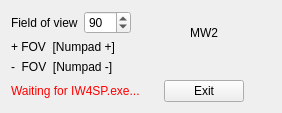
<?xml version="1.0" encoding="UTF-8"?>
<ui version="4.0">
 <class>ModernWarfare2FOVChangerClass</class>
 <widget class="QMainWindow" name="ModernWarfare2FOVChangerClass">
  <property name="geometry">
   <rect>
    <x>0</x>
    <y>0</y>
    <width>282</width>
    <height>101</height>
   </rect>
  </property>
  <property name="windowTitle">
   <string>ModernWarfare2FOVChanger</string>
  </property>
  <widget class="QWidget" name="centralWidget">
   <layout class="QGridLayout" name="gridLayout">
    <item row="2" column="0" colspan="3">
     <widget class="QLabel" name="fovincrementlabel">
      <property name="sizePolicy">
       <sizepolicy hsizetype="Fixed" vsizetype="Fixed">
        <horstretch>0</horstretch>
        <verstretch>0</verstretch>
       </sizepolicy>
      </property>
      <property name="text">
       <string>+ FOV  [Numpad +]</string>
      </property>
     </widget>
    </item>
    <item row="1" column="1">
     <widget class="QSpinBox" name="spinBox">
      <property name="sizePolicy">
       <sizepolicy hsizetype="Fixed" vsizetype="Fixed">
        <horstretch>0</horstretch>
        <verstretch>0</verstretch>
       </sizepolicy>
      </property>
      <property name="minimum">
       <number>50</number>
      </property>
      <property name="maximum">
       <number>120</number>
      </property>
      <property name="value">
       <number>90</number>
      </property>
     </widget>
    </item>
    <item row="3" column="0" colspan="3">
     <widget class="QLabel" name="fovdecrementlabel">
      <property name="sizePolicy">
       <sizepolicy hsizetype="Fixed" vsizetype="Fixed">
        <horstretch>0</horstretch>
        <verstretch>0</verstretch>
       </sizepolicy>
      </property>
      <property name="text">
       <string>-  FOV  [Numpad -]</string>
      </property>
     </widget>
    </item>
    <item row="4" column="0" colspan="3">
     <widget class="QLabel" name="GameStatusLabel">
      <property name="sizePolicy">
       <sizepolicy hsizetype="Fixed" vsizetype="Fixed">
        <horstretch>0</horstretch>
        <verstretch>0</verstretch>
       </sizepolicy>
      </property>
      <property name="styleSheet">
       <string notr="true">color: rgb(255, 0, 0);</string>
      </property>
      <property name="text">
       <string>Waiting for IW4SP.exe...</string>
      </property>
     </widget>
    </item>
    <item row="1" column="0">
     <widget class="QLabel" name="fovlabel">
      <property name="sizePolicy">
       <sizepolicy hsizetype="Fixed" vsizetype="Preferred">
        <horstretch>0</horstretch>
        <verstretch>0</verstretch>
       </sizepolicy>
      </property>
      <property name="text">
       <string>Field of view</string>
      </property>
     </widget>
    </item>
    <item row="1" column="2" rowspan="2" colspan="3">
     <widget class="QLabel" name="MW2">
      <property name="sizePolicy">
       <sizepolicy hsizetype="Ignored" vsizetype="Ignored">
        <horstretch>0</horstretch>
        <verstretch>0</verstretch>
       </sizepolicy>
      </property>
      <property name="styleSheet">
       <string notr="true">font: 36pt &quot;MS Shell Dlg 2&quot;;</string>
      </property>
      <property name="text">
       <string>MW2</string>
      </property>
      <property name="alignment">
       <set>Qt::AlignCenter</set>
      </property>
     </widget>
    </item>
    <item row="4" column="3">
     <widget class="QPushButton" name="Exit">
      <property name="text">
       <string>Exit</string>
      </property>
     </widget>
    </item>
   </layout>
  </widget>
 </widget>
 <layoutdefault spacing="6" margin="11"/>
 <resources>
  <include location="ModernWarfare2FOVChanger.qrc"/>
 </resources>
 <connections/>
</ui>
